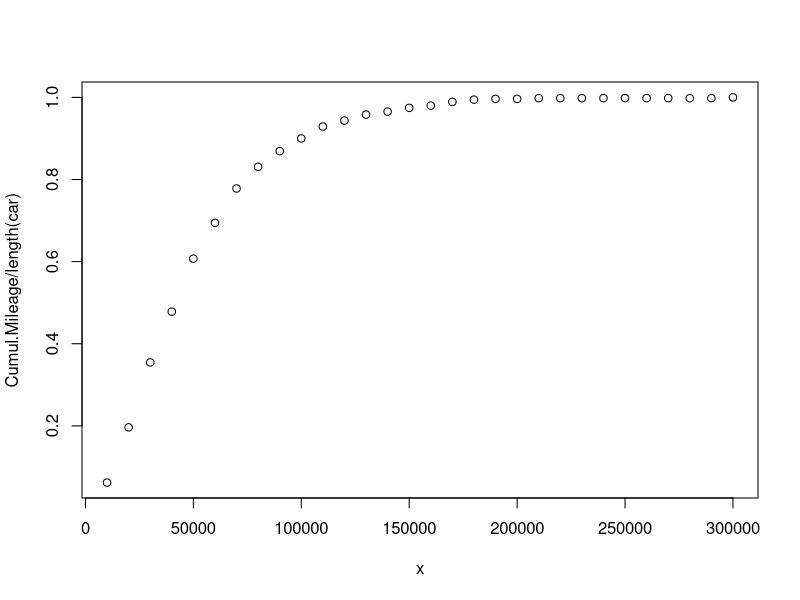

This figure's R source:
car <- read.table("Car.Mileage.txt")
car <- car[,1] 

print(carmean <- mean(car))
print(carmedian <- median(car))
print(carIQR <- IQR(car))
carSort <- sort(car)
print(trimmedMean <- mean(carSort, trim=.1))

#hist(car, breaks=65, col="red", main="Car Mileage")
#boxplot(car, main = "Box and Whiskers plot of Car Mileage Data")
outlierLeft <- car[car < carmean - 1.5*carIQR]
outlierRight <- car[car > carmean + 1.5*carIQR]
print(outlierLeft[1])
print(outlierRight[1])

if(carmean > carmedian){
    print("Data is right skewed")
}
if(carmean < carmedian){
    print("Data is left skewed")
}
Cumul.Mileage <- c(1:30)
for (i in 1:30)
{
Cumul.Mileage[i] <- length(car[car<=i*10000])
}
## Plot graph!
x <- c(1:30)*10000
plot(x,Cumul.Mileage/length(car))
## Proportion of car mileages <= 100,000.
proportion <- length(car[car<=120000])/length(car)
print(proportion)

print(sort(car)[7])
print(sort(car)[length(car)- 6])